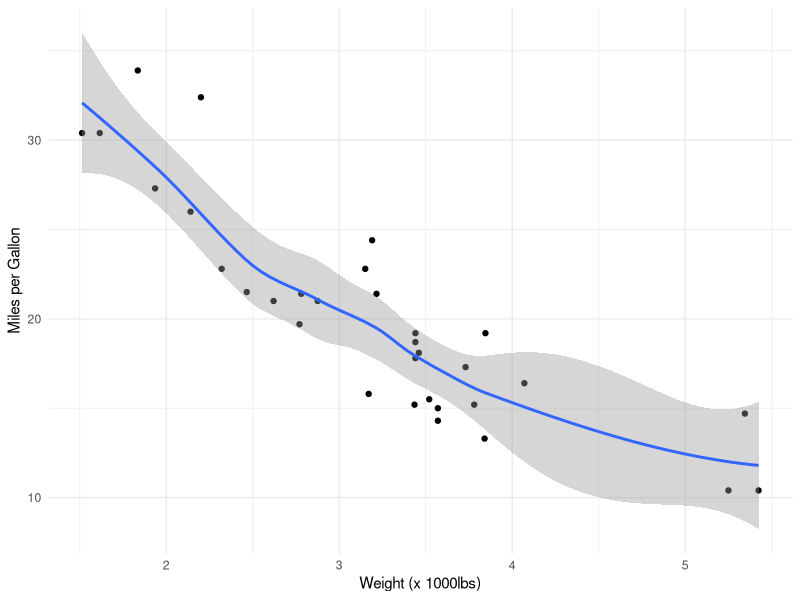

Generate this figure with R:
## ---- chunk 1
library(tidyverse)
## ---- chunk 2
ggplot(mtcars, aes(x = wt, y = mpg)) + 
  geom_point() +
  geom_smooth() +
  labs(x = "Weight (x 1000lbs)",
       y = "Miles per Gallon") +
  theme_minimal()
